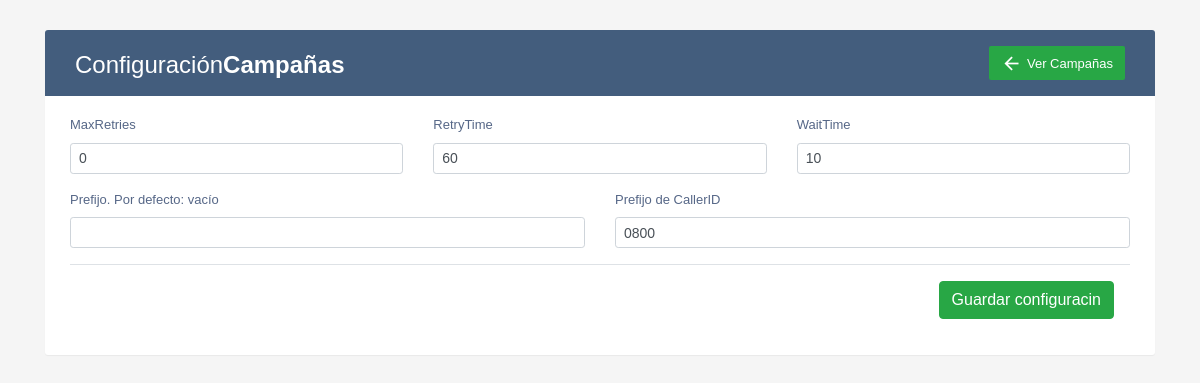
The app's page /settings.php, older data.
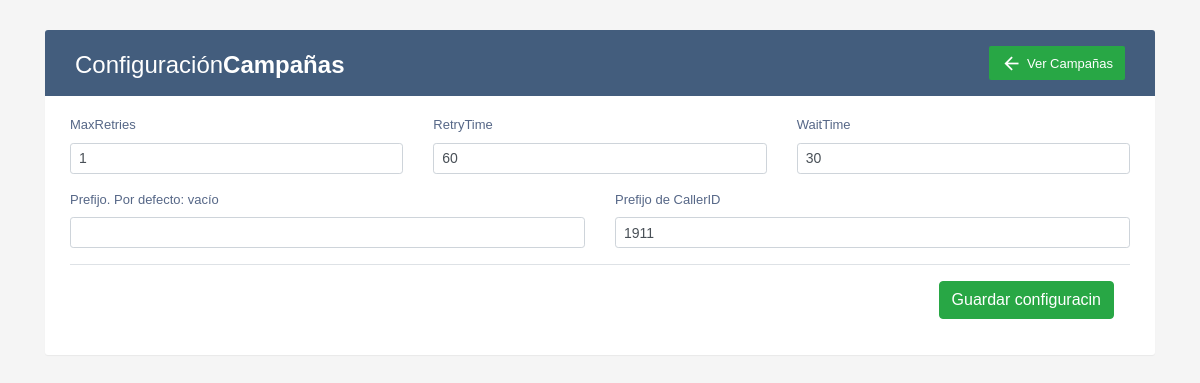
The same page, newer data.
### tables this page shows
CREATE TABLE `settings` (
  `Id` int(11) NOT NULL AUTO_INCREMENT,
  `MaxRetries` varchar(10) DEFAULT NULL,
  `RetryTime` varchar(10) DEFAULT NULL,
  `WaitTime` varchar(10) DEFAULT NULL,
  `MaxCall` varchar(10) DEFAULT NULL,
  `Recording` varchar(10) DEFAULT NULL,
  `Prefix` varchar(10) DEFAULT NULL,
  `Prefix_Callerid` varchar(10) DEFAULT NULL,
  PRIMARY KEY (`Id`)
);

### settings.php (the view, shortened to what this page needs)
<?php
require_once ('conexion.php');
?>
<!DOCTYPE html>
<html lang="en">
<head>
<link rel="stylesheet" href="theme/bootstrap/css/bootstrap.min.css">
<link rel="stylesheet" href="theme/bootstrap/css/material-icons.min.css">
<link rel="stylesheet" href="theme/css/custom.css">
</head>
<body>
    <div class="container">
        <div class="table-wrapper">
            <div class="table-title">
                <div class="row">
                    <div class="col-sm-6">
						<h2>Configuración<b>Campañas</b></h2>
					</div>
					<div class="col-sm-6">
						<a href="index.php" class="btn btn-success"><i class="material-icons">&#xE5C4;</i> <span>Ver Campañas</span></a>
					</div>
                </div>
            </div>
			<div class='outer_div'>
            <?php
            $sqlsettings = "SELECT * FROM settings";
            $querysettings = mysqli_query($conAutodialer, $sqlsettings);
            $resultsettings = mysqli_fetch_array($querysettings);
            ?>
            <br>
				<form name="save_settings" id="save_settings">
						<div class="row">
							<div class="form-group col-4">
									<label>MaxRetries</label>
									<input type="text" name="maxretries" id="maxretries" class="form-control form-control-sm" value="<?php echo $resultsettings['MaxRetries'] ?>" required>
							</div>
							<div class="form-group col-4">
									<label>RetryTime</label>
									<input type="text" name="retrytime" id="retrytime" class="form-control form-control-sm" value="<?php echo $resultsettings['RetryTime'] ?>" required>
                            </div>
                            <div class="form-group col-4">
									<label>WaitTime</label>
									<input type="text" name="waittime" id="waittime" class="form-control form-control-sm" value="<?php echo $resultsettings['WaitTime'] ?>" required>
							</div>
                        </div>
                        <div class="row">
							<div class="form-group col-6">
								<label>Prefijo. Por defecto: vacío</label>
								<input type="text" name="prefix" id="prefix" class="form-control form-control-sm" value="<?php echo $resultsettings['Prefix'] ?>">
							</div>
							<div class="form-group col-6">
								<label>Prefijo de CallerID</label>
								<input type="text" name="prefix_callerid" id="prefix_callerid" class="form-control form-control-sm" value="<?php echo $resultsettings['Prefix_Callerid'] ?>" required>
							</div>
                        </div>
                    <div class="modal-footer">
						<input type="submit" class="btn btn-success" value="Guardar configuracin">
					</div>
				</form>
            </div>
        </div>
    </div>
</body>
</html>

### theme/css/custom.css (style rules this page uses)
body { color: #566787; background: #f5f5f5; font-family: 'Varela Round', sans-serif; font-size: 13px; }
.table-wrapper { background: #fff; padding: 20px 25px; margin: 30px 0; border-radius: 3px; box-shadow: 0 1px 1px rgba(0,0,0,.05); }
.table-title { padding-bottom: 15px; background: #435d7d; color: #fff; padding: 16px 30px; margin: -20px -25px 0px; border-radius: 3px 3px 0 0; }
.table-title h2 { margin: 5px 0 0; font-size: 24px; }
.table-title .btn { color: #fff; float: right; font-size: 13px; border: none; min-width: 50px; border-radius: 2px; border: none; outline: none !important; margin-left: 10px; }
.table-title .btn i { float: left; font-size: 21px; margin-right: 5px; }
.table-title .btn span { float: left; margin-top: 2px; }

Row changes from the older to the newer data that the page shows:
changed settings: maxretries "0" → "1"; waittime "10" → "30"; prefix_callerid "0800" → "1911"
